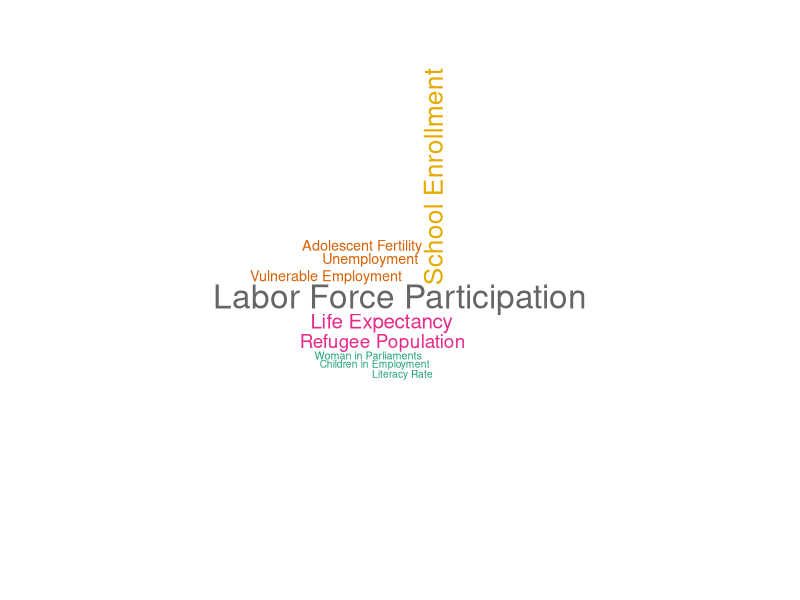
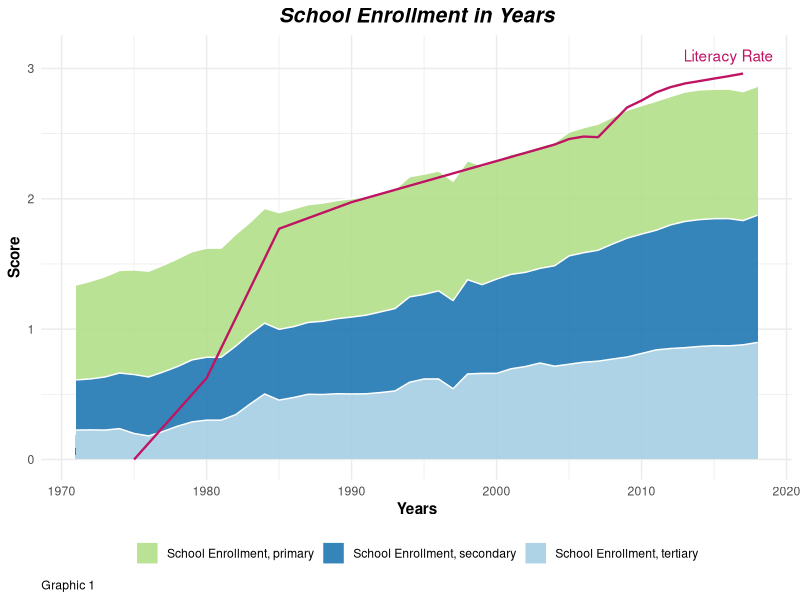
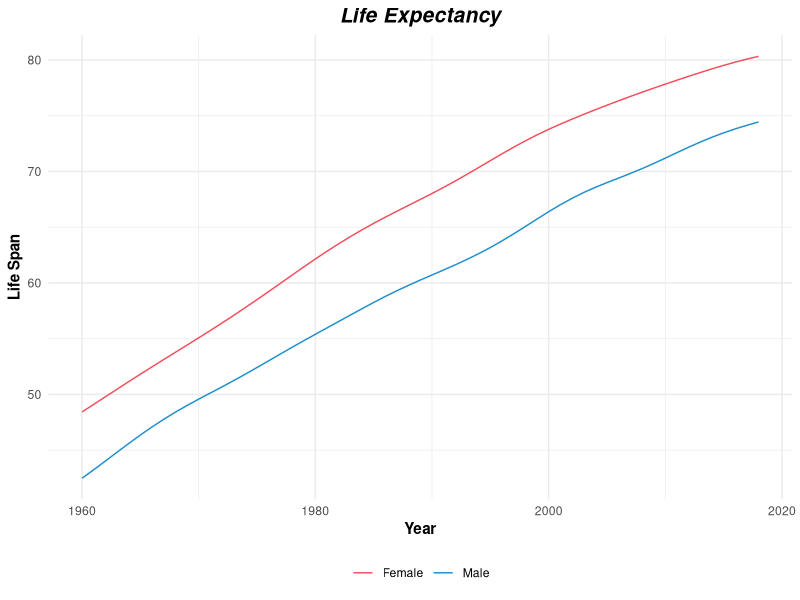
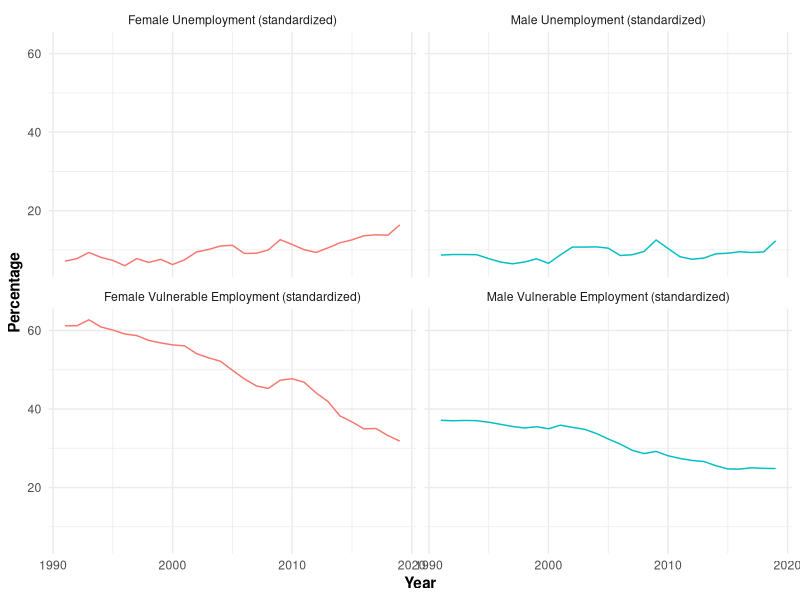
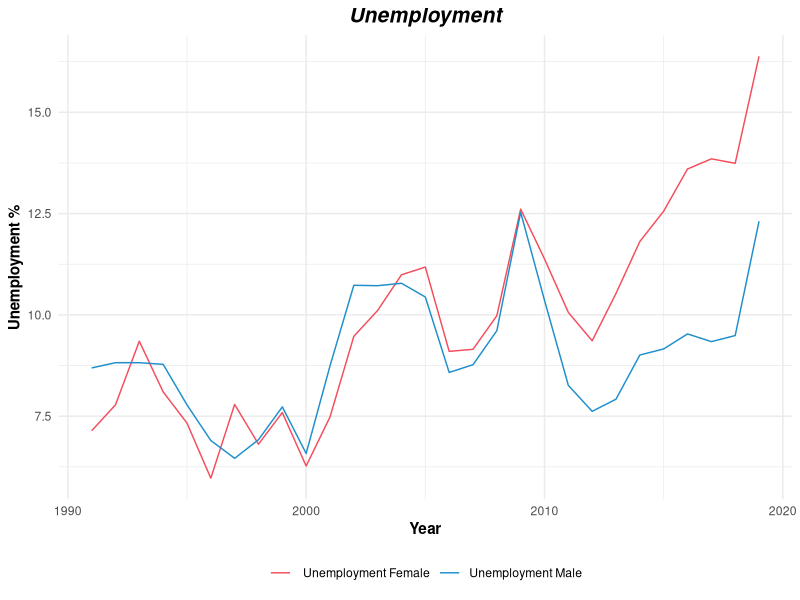
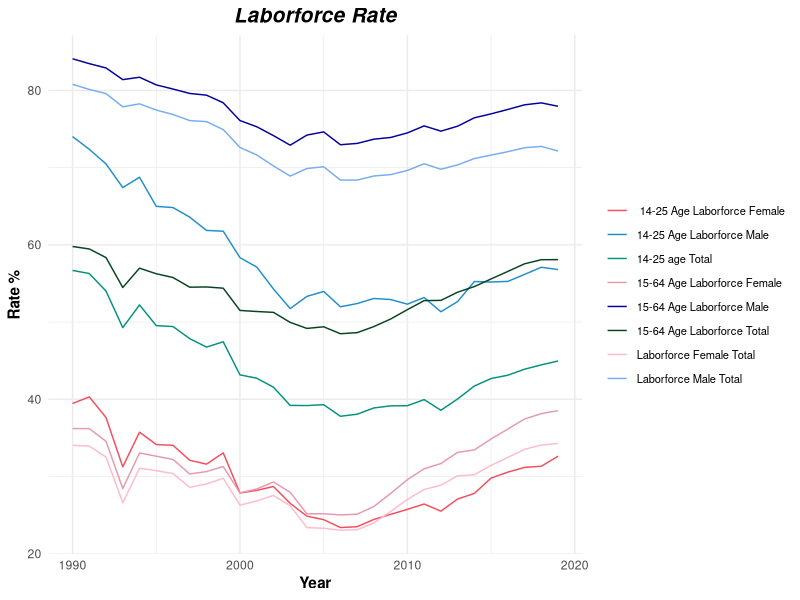
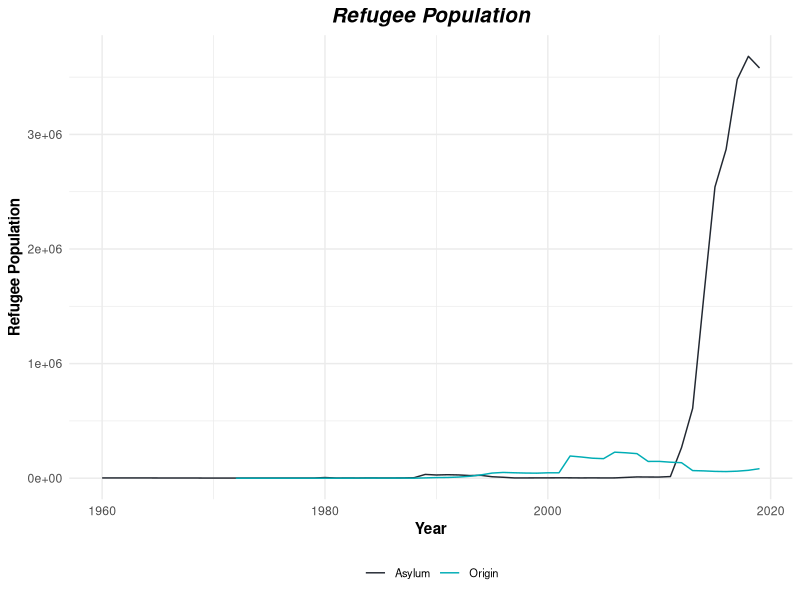
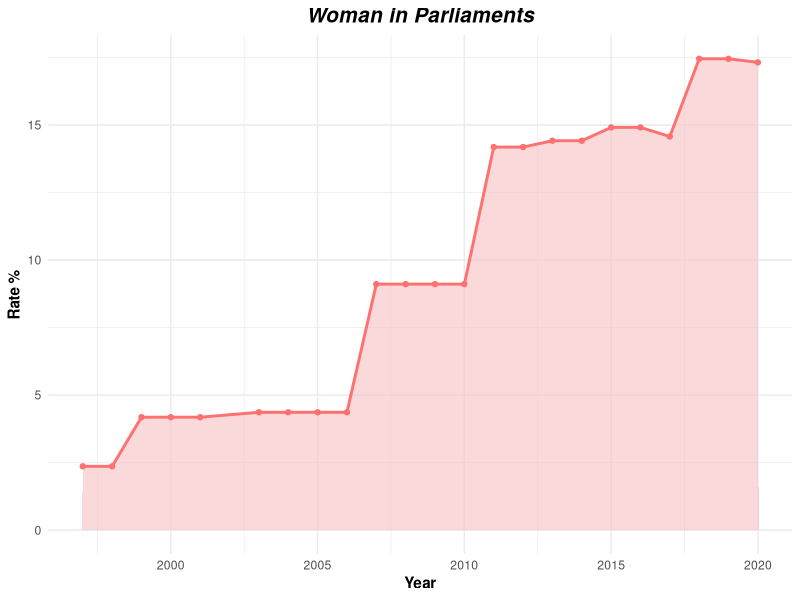

Write the R code that produced these figures, in order.
## ---- chunk 1
knitr::opts_chunk$set(echo = TRUE)
## ---- chunk 2
### Loading required packages
library(readr)
library(knitr)
library(tidyverse)
library(tm)
library(wordcloud)
library(RColorBrewer)
library(viridis)
## ---- chunk 3
# Changing column names 
col_names = c("country.name", "country.code", "date", "indicator.name", "indicator.code", "score")

# Importing data
data <- read.csv("data/social-development_tur.csv", skip = 1, col.names = col_names)
## ---- chunk 4
# Manipulating our dataset to make a wordcloud.
data_wordcloud <- data %>% mutate(id = c(1:866))
data_wordcloud <- data_wordcloud %>% 
  select("date", "indicator.name", "indicator.code", "score", "id") %>%
  mutate(words = case_when(data_wordcloud$id <= 17 ~ "Literacy Rate",
                           data_wordcloud$id >=18  & data_wordcloud$id <= 190 ~ "School Enrollment",
                           data_wordcloud$id >=191  & data_wordcloud$id <= 213 ~ "Woman in Parliaments",
                           data_wordcloud$id >=214  & data_wordcloud$id <= 271 ~ "Vulnerable Employment",
                           data_wordcloud$id >=272  & data_wordcloud$id <= 289 ~ "Children in Employment",
                           data_wordcloud$id >=290  & data_wordcloud$id <= 529 ~ "Labor Force Participation",
                           data_wordcloud$id >=530  & data_wordcloud$id <= 587 ~ "Unemployment",
                           data_wordcloud$id >=588  & data_wordcloud$id <= 689 ~ "Refugee Population",
                           data_wordcloud$id >=690  & data_wordcloud$id <= 748 ~ "Adolescent Fertility",
                           data_wordcloud$id >=749  & data_wordcloud$id <= 866 ~ "Life Expectancy",
                           TRUE ~ "Very Good")) %>% 
  group_by(words)%>% 
  summarize(n = n()) 

# Wordcloud settings
x <- wordcloud(words = data_wordcloud$words, 
               freq = data_wordcloud$n, 
               min.freq = 1, 
               max.words=200, 
               random.order=F, 
               rot.per=0.1, 
               colors=brewer.pal(8, "Dark2"), 
               scale=c(2,.5))
## ---- chunk 5
# ID assignment 
df <- data %>% mutate(id = c(1:866))
df <- df %>% 
  select("date", "indicator.name", "indicator.code", "score", "id") %>%
  mutate(words = case_when(df$id <= 17 ~ "Literacy Rate",
                           df$id >=18  & df$id <= 190 ~ "School Enrollment",
                           df$id >=191  & df$id <= 213 ~ "Woman in Parliaments",
                           df$id >=214  & df$id <= 271 ~ "Vulnerable Employment",
                           df$id >=272  & df$id <= 289 ~ "Children in Employment",
                           df$id >=290  & df$id <= 529 ~ "Labor Force Participation",
                           df$id >=530  & df$id <= 587 ~ "Unemployment",
                           df$id >=588  & df$id <= 689 ~ "Refugee Population",
                           df$id >=690  & df$id <= 748 ~ "Adolescent Fertility",
                           df$id >=749  & df$id <= 866 ~ "Life Expectancy",
                           TRUE ~ "Very Good"))

## ---- chunk 6

data_school_env <- data %>% mutate(id = c(1:866)) # Assigning ID's for all values.

data_school_env <- data_school_env %>% 
  select("date", "indicator.name", "indicator.code", "score", "id") %>%
  mutate(name = case_when(data_school_env$id <= 17 ~ "Literacy Rate",
                           data_school_env$id >=18   & data_school_env$id <= 61 ~ "School Enrollment, primary",
                           data_school_env$id >=62   & data_school_env$id <= 102 ~ "School Enrollment, primary and secondary",
                           data_school_env$id >=103  & data_school_env$id <= 145 ~ "School Enrollment, secondary",
                           data_school_env$id >=146  & data_school_env$id <= 190 ~ "School Enrollment, tertiary",
                           data_school_env$id >=191  & data_school_env$id <= 213 ~ "Woman in Parliaments",
                           data_school_env$id >=214  & data_school_env$id <= 271 ~ "Vulnerable Employment",
                           data_school_env$id >=272  & data_school_env$id <= 289 ~ "Children in Employment",
                           data_school_env$id >=290  & data_school_env$id <= 529 ~ "Labor Force Participation",
                           data_school_env$id >=530  & data_school_env$id <= 587 ~ "Unemployment",
                           data_school_env$id >=588  & data_school_env$id <= 689 ~ "Refugee Population",
                           data_school_env$id >=690  & data_school_env$id <= 748 ~ "Adolescent Fertility",
                           data_school_env$id >=749  & data_school_env$id <= 866 ~ "Life Expectancy",
                           TRUE ~ "Very Good")) %>%
  select("date", "name", "score") %>%
  filter(name %in% c("School Enrollment, primary", "School Enrollment, secondary", "School Enrollment, tertiary")) %>% 
  add_row(date = 1980, name = "School Enrollment, primary", score = 0.83725)  %>% 
  add_row(date = 1983, name = "School Enrollment, primary", score = 0.85730) %>%
  add_row(date = 1996, name = "School Enrollment, secondary", score = 0.67605) %>%
  add_row(date = 1998, name = "School Enrollment, secondary", score = 0.72321) %>%
  add_row(date = 1981, name = "School Enrollment, secondary", score = 0.48245) %>%
  add_row(date = 1975, name = "School Enrollment, secondary", score = 0.45209) %>%
  add_row(date = 1985, name = "School Enrollment, secondary", score = 0.54280) %>%
  add_row(date = 1981, name = "School Enrollment, tertiary", score = 0.30171) %>%
  add_row(date = 1996, name = "School Enrollment, tertiary", score = 0.61768) %>%
  add_row(date = 2000, name = "School Enrollment, tertiary", score = 0.66074) %>%
  arrange(name, date)
## ---- chunk 7
lit_rate = head(data, 17) # Subsetting for literacy rate data.
lit_rate <- lit_rate %>% mutate(score = ((3*(score-0.75207))/(1-0.75207))) # scaling range of geom_line

ggplot() +
  aes(x = date, y = score, fill = name, colour = name) +
  geom_area(data = data_school_env,datasize = 0.5, alpha = 0.9, colour = "white") +
  geom_line(data = lit_rate,
            aes(x = date, y = score),
            inherit.aes = F, # Because of using another data.
            colour = "#BF1363",
            size = 0.8) +
  scale_fill_brewer(palette = "Paired", direction = -1) +
  scale_color_brewer(palette = "Paired", direction = -1) +
  labs(
    x = "Years",
    y = "Score",
    title = "School Enrollment in Years",
    caption = "Graphic 1"
  ) +
  ggplot2::annotate("text", x=2016, y=3.1, label= "Literacy Rate", colour = "#BF1363") +
  theme_minimal() +
  theme(
    plot.title = element_text(
      size = 15L,
      face = "bold.italic",
      hjust = 0.5
    ),
    legend.position = "bottom",
    plot.caption = element_text(hjust = 0),
    axis.title.y = element_text(face = "bold"),
    axis.title.x = element_text(face = "bold"),
    legend.title = element_blank()
  ) 
## ---- chunk 8
# Selecting required rows 
lifeexpectancy <- df %>%
  filter(df$words == "Life Expectancy") 

lifeexpectancy <- lifeexpectancy %>% 
  mutate(words = case_when(lifeexpectancy$id <= 807 ~ "Female",
                           lifeexpectancy$id >= 808  ~ "Male"))

## ---- chunk 9
lifeexpectancy_female <- lifeexpectancy  %>%
  filter(lifeexpectancy$words == "Female")
lifeexpectancy_male <- lifeexpectancy  %>%
  filter(lifeexpectancy$words == "Male")

## ---- chunk 10

lifeexpectancy %>%
  ggplot( aes(x=date, y=score, group=words, color=words)) +
  geom_line() +
  scale_color_viridis(discrete = TRUE) +
  labs(title = "Life Expectancy", x = "Year", y ="Life Span") +
  scale_colour_manual(values = c("#F44D5C", "#1E8FCB")) +
  theme_minimal() +
  theme( 
    plot.title = element_text(
      size = 15L,
      face = "bold.italic",
      hjust = 0.5
    ),
    legend.position = "bottom",
    plot.caption = element_text(hjust = 0),
    axis.title.y = element_text(face = "bold"),
    axis.title.x = element_text(face = "bold"),
    legend.title = element_blank()
)
## ---- chunk 11
# Selecting and filtering required rows.
unemployment <- df %>%
  filter(df$words == "Unemployment") 
unemployment  <- unemployment  %>% 
  mutate(words = case_when(unemployment$id <= 558 ~ " Unemployment Female", 
                           unemployment$id >= 559  ~ "Unemployment Male"))
## ---- chunk 12
# Tidying data for using in faceting.
vul_employment <- data %>%
  mutate(id = c(1:866)) %>%
  select("indicator.name", "date","score", "id") %>% 
  filter((id >= 214 & id <= 587)) %>%
  filter(!(id >= 272 & id <= 529))
vul_employment <- vul_employment %>%
  mutate(gender = case_when(vul_employment$id <= 242 ~ "Female",
                            vul_employment$id >242 & vul_employment$id <= 271 ~ "Male",
                            vul_employment$id >= 272 & vul_employment$id <= 558 ~ "Female",
                            vul_employment$id >= 559 ~ "Male"))
  
                                            
labs <- c("Female Unemployment (standardized)", "Male Unemployment (standardized)", "Female Vulnerable Employment (standardized)", "Male Vulnerable Employment (standardized)")

names(labs) <- c("Unemployment, female (% of female labor force) (modeled ILO estimate)", 
"Unemployment, male (% of male labor force) (modeled ILO estimate)",
"Vulnerable employment, female (% of female employment) (modeled ILO estimate)", 
"Vulnerable employment, male (% of male employment) (modeled ILO estimate)")

ggplot( vul_employment , aes(x=date, y=score, color = gender)) + 
  geom_line() +  
  facet_wrap(~indicator.name, labeller = labeller(indicator.name = labs)) + # faceting
  theme_minimal() +
  labs(x = "Year", y ="Percentage") +
  theme(legend.position="none",
        plot.title = element_text(
      size = 15L,
      face = "bold.italic",
      hjust = 0.5
    ),
    plot.caption = element_text(hjust = 0),
    axis.title.y = element_text(face = "bold"),
    axis.title.x = element_text(face = "bold"),
  )



## ---- chunk 13
unemployment %>%
  ggplot(aes(x=date, y=score, group=words, color=words)) +
  geom_line() +
  scale_color_viridis(discrete = TRUE) +
  labs(title = "Unemployment", x = "Year", y ="Unemployment %")+
  scale_colour_manual(values = c("#F44D5C", "#1E8FCB")) +
  theme_minimal() +
  theme( 
    plot.title = element_text(
      size = 15L,
      face = "bold.italic",
      hjust = 0.5
    ),
    legend.position = "bottom",
    plot.caption = element_text(hjust = 0),
    axis.title.y = element_text(face = "bold"),
    axis.title.x = element_text(face = "bold"),
    legend.title = element_blank()
)

## ---- chunk 14
# Selecting required rows
laborforce <- df %>%
  filter(df$words == "Labor Force Participation") 

laborforce  <- laborforce  %>% 
  mutate(words = case_when(laborforce$id <= 319 ~ " 14-25 Age Laborforce Female",
                           laborforce$id >= 320 & laborforce$id <= 349  ~ "14-25 Age Laborforce Male",
                           laborforce$id >= 350 & laborforce$id <= 379 ~ "14-25 age Total",
                           laborforce$id >= 380 & laborforce$id <= 409 ~ "15-64 Age Laborforce Female",
                           laborforce$id >= 410 & laborforce$id <= 439 ~ "15-64 Age Laborforce Male",
                           laborforce$id >= 440 & laborforce$id <= 469 ~ "15-64 Age Laborforce Total",
                           laborforce$id >= 470 & laborforce$id <= 499 ~ "Laborforce Female Total",
                           laborforce$id >= 500 ~ "Laborforce Male Total"))

# Visualizing by using ggplot
laborforce %>%
  ggplot( aes(x=date, y=score, group=words, color=words)) +
  geom_line() +
  labs(title = "Laborforce Rate", x = "Year", y ="Rate %")+
  scale_colour_manual(values = c("#F44D5C", "#1E8FCB","#01937C","#E798AE", "#04009A","#064420","#FFBBCC","#77ACF1" )) +
  theme_minimal() +
  theme( 
      legend.text = element_text(size = 8),
      plot.title = element_text(
      size = 15L,
      face = "bold.italic",
      hjust = 0.5
    ),
    plot.caption = element_text(hjust = 0),
    axis.title.y = element_text(face = "bold"),
    axis.title.x = element_text(face = "bold"),
    legend.title = element_blank()
)

## ---- chunk 15
refugee <- df %>%
  filter(df$words == "Refugee Population") 
refugee  <- refugee  %>% mutate(words = case_when(refugee$id <= 647 ~ "Asylum", refugee$id >= 648  ~ "Origin"))

refugee %>%
  ggplot( aes(x=date, y=score, group=words, color=words)) +
  geom_line() +
  labs(title = "Refugee Population", x = "Year", y ="Refugee Population")+
  scale_colour_manual(values = c("#222831", "#00ADB5")) +
  theme_minimal() +
  theme( 
    legend.text = element_text(size = 8),
    legend.position="bottom",
        plot.title = element_text(
      size = 15L,
      face = "bold.italic",
      hjust = 0.5
    ),
    plot.caption = element_text(hjust = 0),
    axis.title.y = element_text(face = "bold"),
    axis.title.x = element_text(face = "bold"),
    legend.title = element_blank()
)
## ---- chunk 16
womeninparliaments <- data %>%
  filter(df$words == "Woman in Parliaments") 

ggplot(womeninparliaments, aes(x=date, y=score)) +
  geom_area( fill="#F5C0C0", alpha=0.6) +
  geom_line(color="#FF7171", size=1) +
  geom_point(size=1.5, color="#FF7171") +
    theme_minimal() +
  scale_color_viridis(discrete = TRUE) +
  labs(title = "Woman in Parliaments", x = "Year", y ="Rate %")+
  theme( legend.text = element_text(size = 8),
    legend.position="bottom",
        plot.title = element_text(
      size = 15L,
      face = "bold.italic",
      hjust = 0.5
    ),
    plot.caption = element_text(hjust = 0),
    axis.title.y = element_text(face = "bold"),
    axis.title.x = element_text(face = "bold"),
    legend.title = element_blank()
    )
